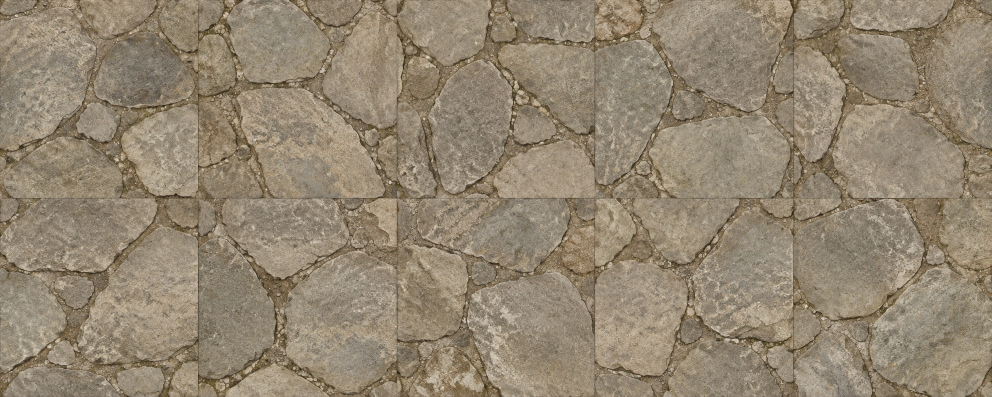
#> input picture art/ground/02_flagstones.webp, 1983 x 793 px (shown at 1/2 size); its folder holds only this picture in this run
$ python import_ground.py
#> lines starting #> are read from the running program, lines starting #| are printed output that depends on the picture; after the words box and inside, x2 and y2 are one past the last pixel; in counts of white or black regions, pixels touching at a corner belong together
"""Cut the ground texture sheets in art/ground/ into seamless tiles for the texture library.

    python tools/world/import_ground.py

Each sheet (art/ground/NN_<set>.webp, e.g. 09_grass.webp) is 5 tiles across by 2 down, with a
thin dark divider between them. The tiles were painted to repeat, but the sheet was resampled
after they were laid out, so the divider bleeds a pixel or two into each and the edges no
longer meet exactly. Each tile is cut a few pixels inside its divider, scaled to SIZE, and
made to wrap by keeping only its periodic component (Moisan's periodic plus smooth
decomposition): the edge mismatch goes into a smooth correction field, which is
subtracted, so the stones, leaves and pebbles stay crisp and nothing is cross-faded or ghosted.

Writes assets/textures/ground/<set>/<set>_NN.jpg (NN in reading order, 01 to 10) and
assets/textures/ground.json (merged into the texture library by src/fps/lib.js, as surfaces
of kind "ground" with ids ground_<set>_NN). To add a sheet, drop it in art/ground/ with the
next number and re-run.
"""
import json
import os
import re

import numpy as np
from PIL import Image

HERE = os.path.dirname(os.path.abspath(__file__))
ROOT = os.path.dirname(os.path.dirname(HERE))
SRC = os.path.join(ROOT, "art", "ground")
OUT = os.path.join(ROOT, "assets", "textures", "ground")
COLS, ROWS = 5, 2
INSET = 3   # px cut off each side of a cell (the divider and its halo)
SIZE = 256  # as VectorClad's tiles


def tiling(a):
    """(tiles left-right, tiles top-bottom), as tools/world/build_textures.py."""
    inner_x = np.abs(np.diff(a, axis=1)).mean()
    inner_y = np.abs(np.diff(a, axis=0)).mean()
    seam_x = np.abs(a[:, 0] - a[:, -1]).mean()
    seam_y = np.abs(a[0] - a[-1]).mean()
    return bool(seam_x <= inner_x * 1.35 + 1), bool(seam_y <= inner_y * 1.35 + 1)


def periodic(u):
    """The periodic component of an image (L. Moisan, "Periodic plus smooth image
    decomposition", 2011): the image minus the smooth field whose Laplacian is the jump
    across its wrapped edges."""
    M, N = u.shape[:2]
    v = np.zeros_like(u)
    v[0] += u[-1] - u[0]
    v[-1] += u[0] - u[-1]
    v[:, 0] += u[:, -1] - u[:, 0]
    v[:, -1] += u[:, 0] - u[:, -1]
    q, r = np.arange(M)[:, None], np.arange(N)[None, :]
    den = 2 * np.cos(2 * np.pi * q / M) + 2 * np.cos(2 * np.pi * r / N) - 4
    den[0, 0] = 1
    out = np.empty_like(u)
    for c in range(u.shape[2]):
        s = np.fft.fft2(v[..., c]) / den
        s[0, 0] = 0  # keep the mean colour
        out[..., c] = u[..., c] - np.real(np.fft.ifft2(s))
    return out


def cells(img):
    w, h = img.size
    for r in range(ROWS):
        for c in range(COLS):
            x0, x1 = round(c * w / COLS) + INSET, round((c + 1) * w / COLS) - INSET
            y0, y1 = round(r * h / ROWS) + INSET, round((r + 1) * h / ROWS) - INSET
            yield r, c, img.crop((x0, y0, x1, y1))


def main():
    sheets = sorted(f for f in os.listdir(SRC) if re.fullmatch(r"\d\d_[a-z_]+\.(webp|png|jpg)", f))
    surfaces, meta = [], []
    for fname in sheets:
        name = re.sub(r"^\d\d_|\.\w+$", "", fname)
        img = Image.open(os.path.join(SRC, fname)).convert("RGB")
#> img is the input picture: PIL image 1983x793 RGB; mean R, G, B 147, 133.8, 113.1
        os.makedirs(os.path.join(OUT, name), exist_ok=True)
        n = 0
        for r, c, cell in cells(img):
            n += 1
            a = np.asarray(cell.resize((SIZE, SIZE), Image.LANCZOS), np.float64)
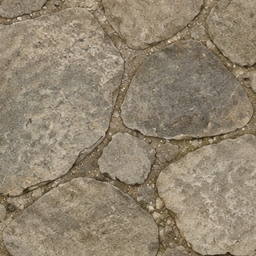
#> a: shape (256, 256, 3) float64; mean R, G, B 145.3, 132.5, 112.2
            a = np.clip(periodic(a), 0, 255).astype(np.uint8)
#> in periodic, `v[0] += u[-1] - u[0]`:
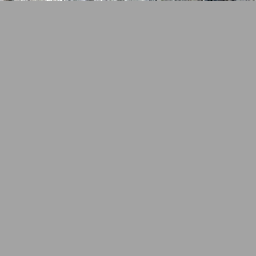
#> v: shape (256, 256, 3) float64; mean R, G, B -0.1, 0, 0; drawn with min black and max white
#> in periodic, `v[-1] += u[0] - u[-1]`:
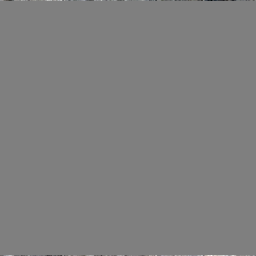
#> v: shape (256, 256, 3) float64; 0.39% of pixels changed, all inside (x1, y1, x2, y2) = (0, 255, 256, 256); drawn with min black and max white
#> in periodic, `v[:, 0] += u[:, -1] - u[:, 0]`: v: shape (256, 256, 3) float64; 0.39% of pixels changed, all inside (x1, y1, x2, y2) = (0, 0, 1, 256)
#> in periodic, `v[:, -1] += u[:, 0] - u[:, -1]`:
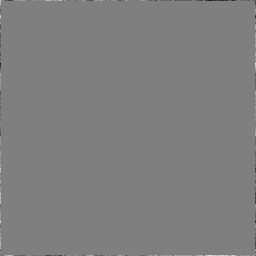
#> v: shape (256, 256, 3) float64; mean R, G, B 0, 0, 0; drawn with min black and max white
#> after the loop in periodic, `for c in range(u.shape[2]):`:
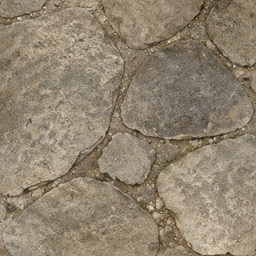
#> out: shape (256, 256, 3) float64; mean R, G, B 145.3, 132.5, 112.2
            rel = f"ground/{name}/{name}_{n:02d}.jpg"
            Image.fromarray(a, "RGB").save(os.path.join(OUT, "..", rel), quality=88, optimize=True)
            back = np.asarray(Image.open(os.path.join(OUT, "..", rel)).convert("RGB"), float)  # check what was saved
            tx, ty = tiling(back)
#> in tiling, `inner_x = np.abs(np.diff(a, axis=1)).mean()`: inner_x = 11.71
#> in tiling, `inner_y = np.abs(np.diff(a, axis=0)).mean()`: inner_y = 12.62
#> in tiling, `seam_x = np.abs(a[:, 0] - a[:, -1]).mean()`: seam_x = 9.3
#> in tiling, `seam_y = np.abs(a[0] - a[-1]).mean()`: seam_y = 7.82
#> tx = True; ty = True
            surfaces.append(dict(id=f"ground_{name}_{n:02d}", file=rel, kind="ground", set=name,
                                 sheet=f"art/ground/{fname}", cell=[r, c], size=[SIZE, SIZE], tile_x=tx, tile_y=ty,
                                 color="#%02x%02x%02x" % tuple(int(v) for v in back.reshape(-1, 3).mean(0))))
        meta.append(dict(set=name, sheet=f"art/ground/{fname}", tiles=n))
        ok = sum(s["tile_x"] and s["tile_y"] for s in surfaces[-n:])
#> ok = 10
        print(f"{name:14} {n} tiles, {ok} seamless")
#| flagstones     10 tiles, 10 seamless
    with open(os.path.join(ROOT, "assets", "textures", "ground.json"), "w") as f:
        json.dump(dict(sets=meta, surfaces=surfaces), f, indent=1)
    print(f"{len(surfaces)} ground surfaces from {len(sheets)} sheets")
#| 10 ground surfaces from 1 sheets


if __name__ == "__main__":
    main()

$ run again, on art/ground/06_cobbles.webp
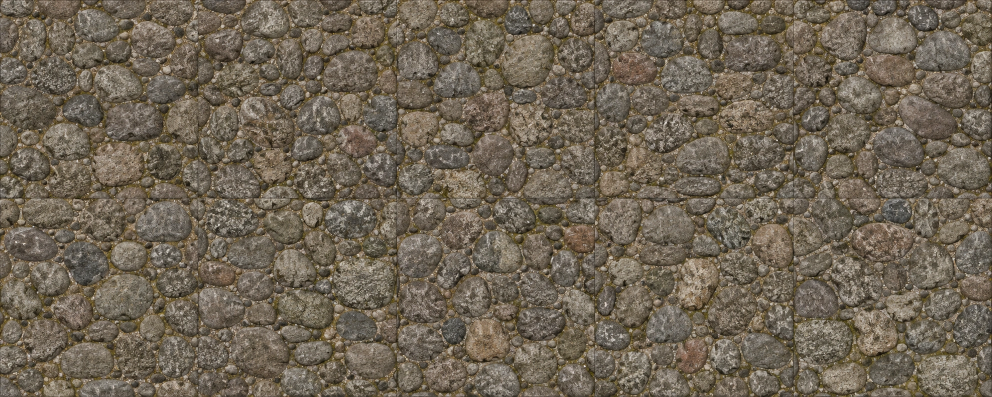
#> input picture art/ground/06_cobbles.webp, 1983 x 793 px (shown at 1/2 size)
#> in main, img is the input picture: PIL image 1983x793 RGB; mean R, G, B 111.3, 100.6, 84.6
#> in periodic, `v[:, -1] += u[:, 0] - u[:, -1]`:
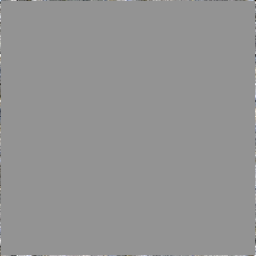
#> v: shape (256, 256, 3) float64; mean R, G, B 0, 0, 0; drawn with min black and max white
#> in main, `back = np.asarray(Image.open(os.path.join(OUT, "..", rel)).convert("RG..`:
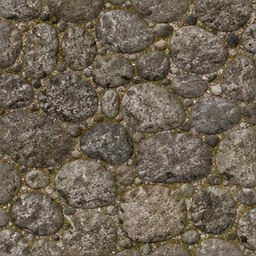
#> back: shape (256, 256, 3) float64; mean R, G, B 109.6, 98.7, 82.5
#> inner_x = 16.47
#> inner_y = 17.57
#> seam_x = 11.05
#> seam_y = 9.23
#> tx = True
#> ok = 10
#| cobbles        10 tiles, 10 seamless
#| 10 ground surfaces from 1 sheets
